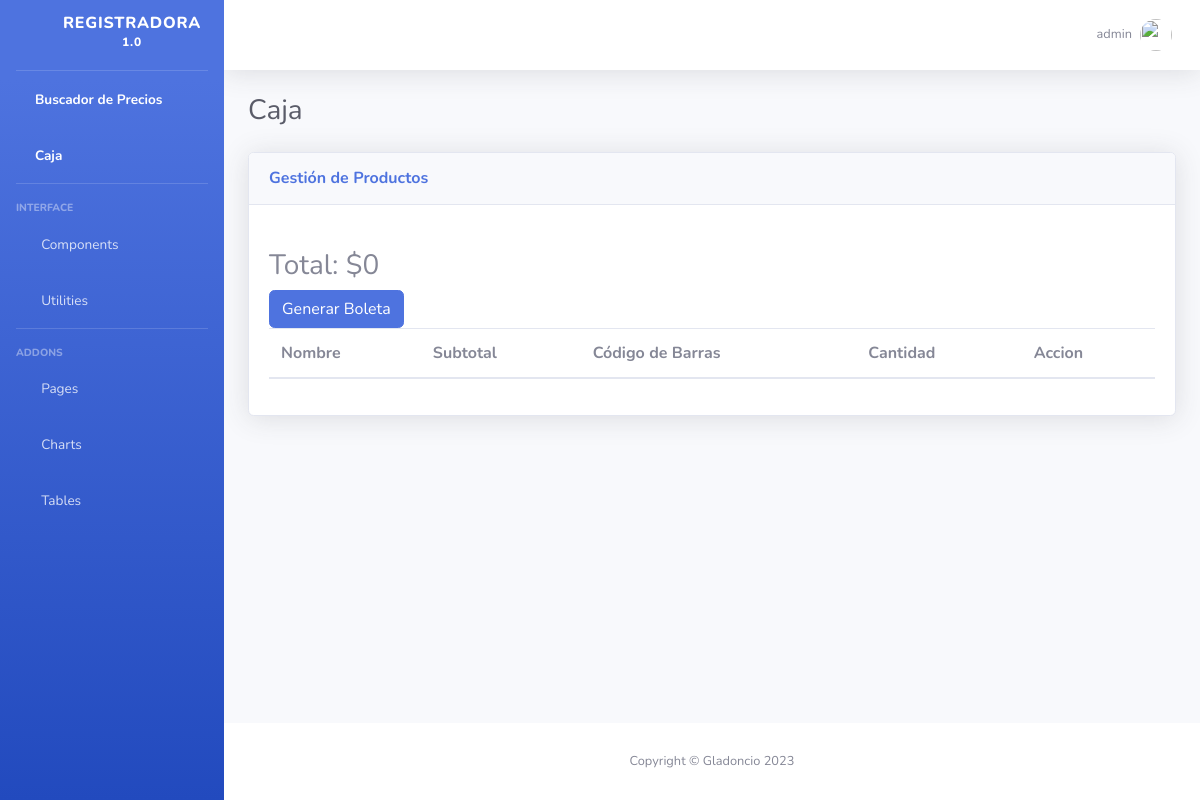
Page /caja/ (signed in) on the earlier database version.
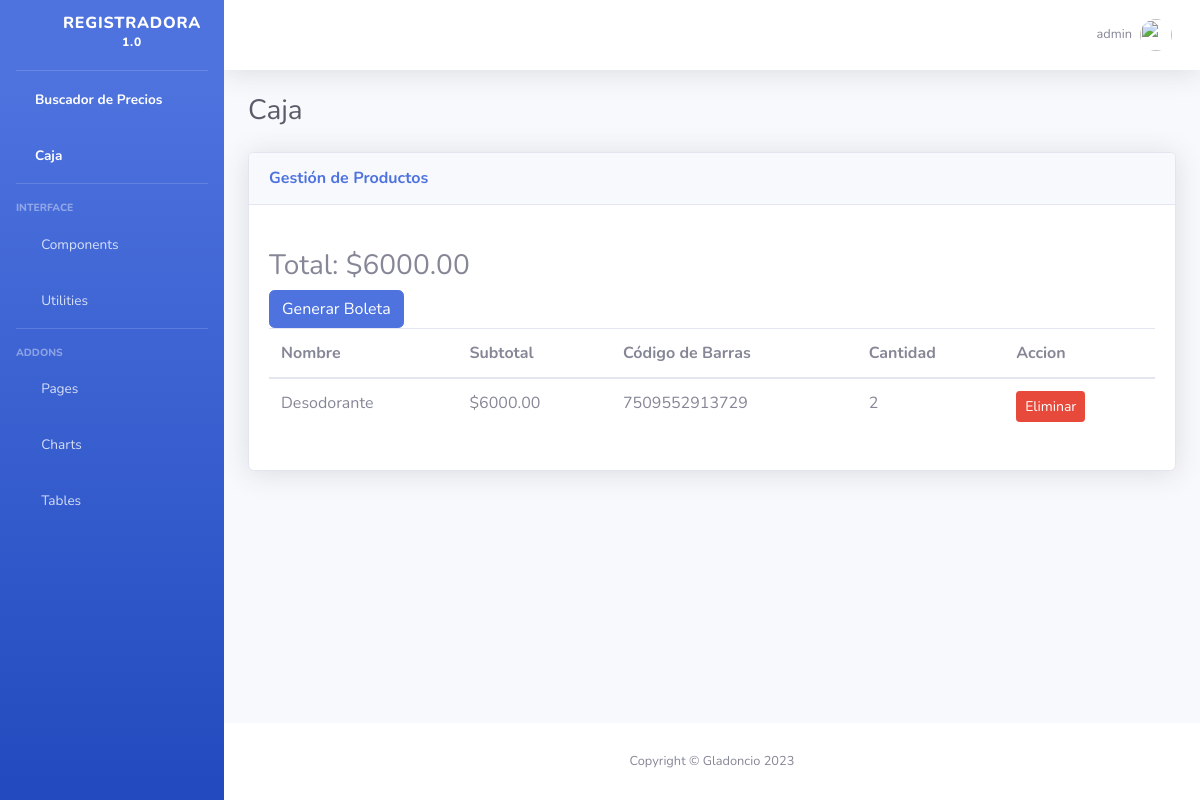
Same page on the later database version.
### core/models.py (models this page shows, shortened)
class CarritoItem(models.Model):
    usuario = models.ForeignKey(Usuario, on_delete=models.CASCADE)
    producto = models.ForeignKey(Producto, on_delete=models.CASCADE)
    cantidad = models.PositiveIntegerField(default=1)
    gramaje = models.DecimalField(max_digits=6, decimal_places=2, blank=True, null=True)
    fecha_agregado = models.DateTimeField(auto_now_add=True)
    def subtotal(self):
        if self.producto.tipo_venta == 'gramaje':
            peso_en_gramos = self.gramaje
            if self.producto.tipo_gramaje == 'kg':
                return peso_en_gramos * (self.producto.precio / 1000)
            else:
                return peso_en_gramos * self.producto.precio
        else:
            return self.cantidad * self.producto.precio

class Producto(models.Model):
    id_producto = models.AutoField(primary_key=True)
    nombre = models.CharField(max_length=100)
    precio = models.DecimalField(max_digits=10, decimal_places=2)
    codigo_barras = models.CharField(max_length=20, unique=True, blank=True, null=True)
    gramaje = models.DecimalField(max_digits=6, decimal_places=2, blank=True, null=True)
    foto = models.ImageField(upload_to='productos/', null=True, blank=True)
    descripcion = models.TextField(blank=True, null=True)
    departamento = models.ForeignKey(Departamento, on_delete=models.CASCADE, related_name='productos_departamento', blank=True, null=True)
    marca = models.ForeignKey(Marca, on_delete=models.CASCADE, blank=True, null=True)
    TIPO_GRAMAJE_CHOICES = (
        ('kg', 'Kilogramos'),
        ('g', 'Gramos'),
        ('Ml', 'Mililitros'),
        ('L', 'Litros'),
    )
    tipo_gramaje = models.CharField(max_length=2, choices=TIPO_GRAMAJE_CHOICES, blank=True, null=True)
    TIPO_VENTA_CHOICES = (
        ('unidad', 'Artículo por unidad'),
        ('gramaje', 'Artículo por gramaje'),
    )
    tipo_venta = models.CharField(max_length=10, choices=TIPO_VENTA_CHOICES, blank=False, null=False,default="unidad")

### core/views.py (the view)
# urls.py: path('caja/', views.caja, name='caja'),
def caja(request):
    carrito_items = CarritoItem.objects.filter(usuario=request.user)
    total = sum(item.subtotal() for item in carrito_items)
    return render(request, 'caja.html', {'carrito_items': carrito_items, 'total': total})

### core/templates/caja.html (shortened to what this page needs)
{% extends 'base/nav.html' %}
{% block body %}
{% load static %}
<div class="container-fluid">
    <div class="d-sm-flex align-items-center justify-content-between mb-4">
        <h1 class="h3 mb-0 text-gray-800">Caja</h1>
    </div>
    <div class="row">
        <div class="col-lg-12">
            <div class="card shadow mb-4">
                <div class="card-header py-3">
                    <h6 class="m-0 font-weight-bold text-primary">Gestión de Productos</h6>
                </div>
                <div class="card-body">
                    <div class="mt-4" id="productList">
                        <p class="h3">Total: <span id="totalAmountDisplay">${{ total }}</span></p>
                        <button id="generarBoletaBtn" class="btn btn-primary" data-toggle="modal" data-target="#modalPago">Generar Boleta</button>
                        <br>
                        <table class="table">
                            <thead>
                                <tr>
                                    <th>Nombre</th>
                                    <th>Subtotal</th>
                                    <th>Código de Barras</th>
                                    <th>Cantidad</th>
                                    <th>Accion</th>
                                </tr>
                            </thead>
                            <tbody id="productListBody">
                                {% for item in carrito_items %}
                                <tr>
                                  <td>{{ item.producto.nombre }}</td>
                                  <td>${{ item.subtotal }}</td>
                                  {% if item.producto.codigo_barras %}
                                  <td>{{ item.producto.codigo_barras}}</td>
                                  {% else %}
                                  <td>No tiene codigo de Barras</td>
                                  {% endif %}
                                  {% if item.cantidad != 0 %}
                                  <td>{{ item.cantidad }}</td>
                                  {% else %}
                                  <td>{{ item.gramaje }} Gr</td>
                                    {% endif %}
                                    <td>
                                        <a href="#" class="btn btn-danger btn-sm" data-toggle="modal" data-target="#eliminarModal{{ item.producto.id_producto }}">Eliminar</a>
                                    </td>
                                </tr>
                                {% endfor %}
                            </tbody>
                        </table>
                    </div>
                </div>
            </div>
        </div>
    </div>
</div>
</div>
{% include 'base/footer.html' %}
</div>
</div>
{% endblock %}

Differences in the rows shown:
added CarritoItem: producto.nombre "Desodorante", subtotal "6000.00", producto.codigo_barras "7509552913729", cantidad "2"
Other differences:
{{ total }}: "0" → "6000.00"
